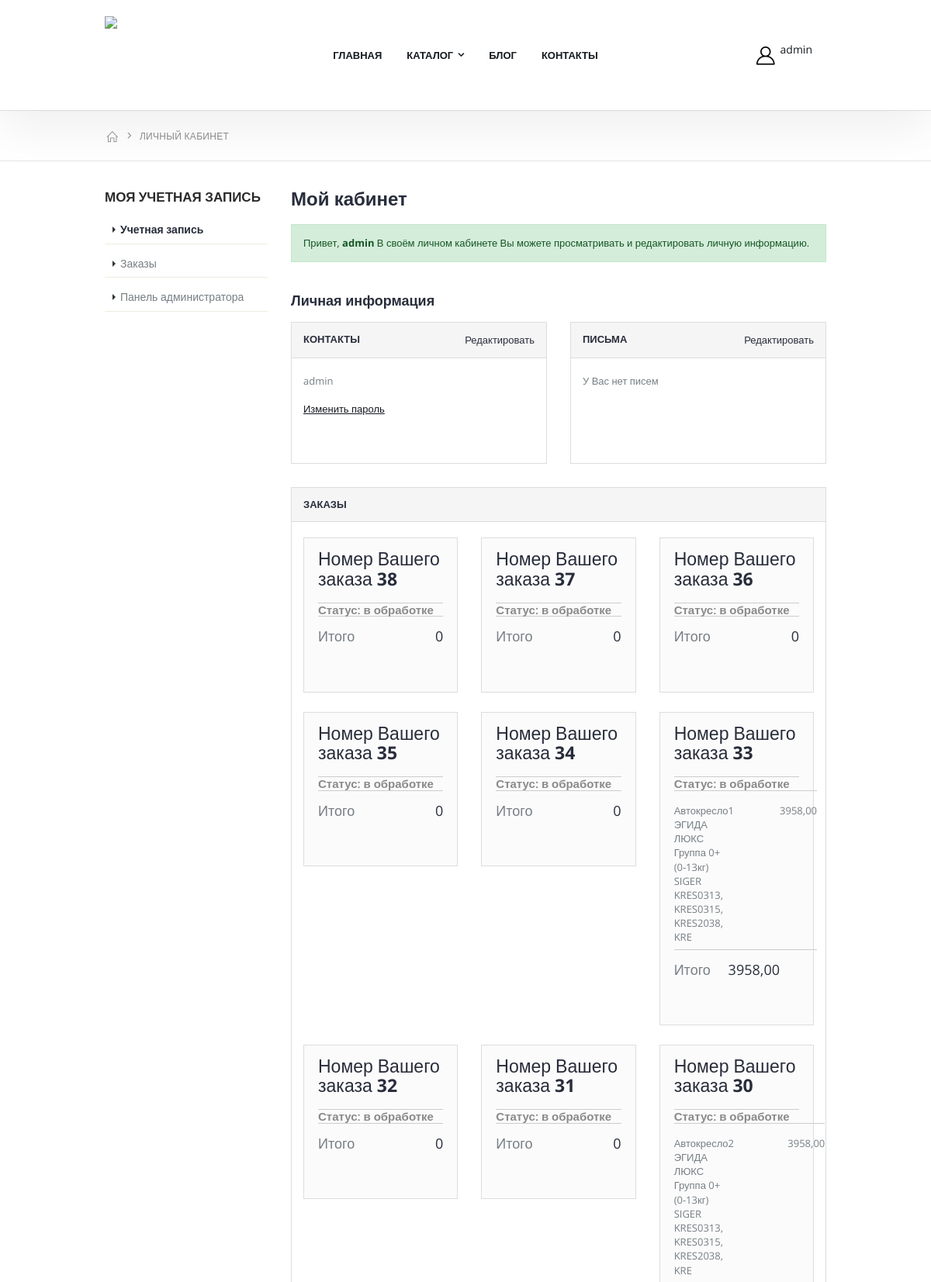
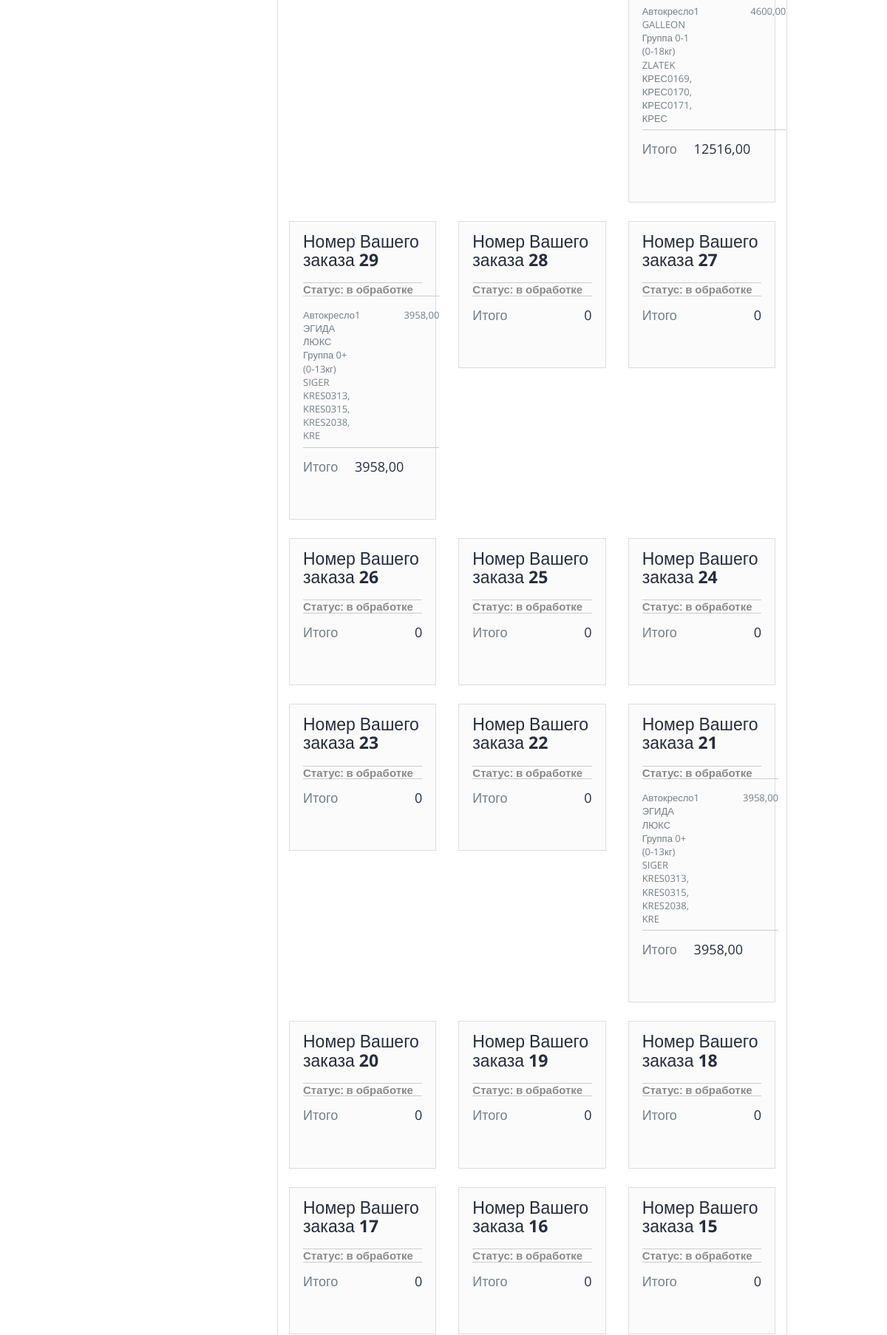
/accounts/dashboard (signed in, upper part), run on the app's committed database (2 pictures, top to bottom).
### apps/accounts/models.py (models this page shows, shortened)
class Order(models.Model):
    address = models.CharField(max_length=250)
    phone = models.CharField(max_length=20)
    created = models.DateTimeField(auto_now_add=True)
    shipped = models.BooleanField(default=False)
    user = models.ForeignKey(User, on_delete=models.CASCADE, null=True, blank=True)
    class Meta:
        ordering = ('-created',)
        verbose_name = 'Заказ'
        verbose_name_plural = 'Заказы'
    def get_total_cost(self):
        return sum(item.get_cost() for item in self.items.all())

class OrderItem(models.Model):
    order = models.ForeignKey(Order, related_name='items', on_delete=models.CASCADE)
    product = models.ForeignKey(Product, related_name='order_items', on_delete=models.CASCADE)
    price = models.DecimalField(max_digits=6, decimal_places=2)
    quantity = models.PositiveIntegerField(default=1)
    def get_cost(self):
        return self.price * self.quantity

### apps/catalog/models.py (models this page shows, shortened)
class Product(models.Model):
    name = models.CharField(max_length=80, verbose_name='Наименование')
    price = models.DecimalField(decimal_places=2, max_digits=9, verbose_name='Цена')
    description = models.TextField(verbose_name='Описание')
    category = models.ForeignKey('Category', on_delete=models.CASCADE, verbose_name='Категория')
    photo = models.ImageField(upload_to='catalog_images', verbose_name='Фото', blank=True)
    chosen = models.BooleanField(default=False, verbose_name='Добавить в избранное')
    slider = models.BooleanField(default=False, verbose_name='Добавить в слайдер')
    class Meta:
        verbose_name = "Товар"
        verbose_name_plural = "Товары"

### apps/accounts/views.py (the view)
# urls.py: path('dashboard', views.dashboard, name='dashboard'),
@login_required
def dashboard(request):
    user = request.user
    orders = Order.objects.filter(user=user)
    return render(request, 'accounts/dashboard.html', {'orders': orders})

### apps/cart/cart.py (called while the page is built)
    def __len__(self):
        return sum(item['quantity'] for item in self.cart.values())

### apps/catalog/context_processors.py (called while the page is built)
def get_shop_context(request):
    return {
        'categories': Category.objects.all(),
        'cart': Cart(request)
    }

### templates/accounts/dashboard.html (shortened to what this page needs)
{% extends "base.html" %}
{% load static %}
{% block content %}
        <main class="main">
            <nav aria-label="breadcrumb" class="breadcrumb-nav">
                <div class="container">
                    <ol class="breadcrumb">
                        <li class="breadcrumb-item"><a href="/"><i class="icon-home"></i></a></li>
                        <li class="breadcrumb-item active" aria-current="page">Личный кабинет</li>
                    </ol>
                </div>
            </nav>
            <div class="container">
                <div class="row">
                    <div class="col-lg-9 order-lg-last dashboard-content">
                        <h2>Мой кабинет</h2>
                        <div class="alert alert-success" role="alert">
                            Привет, <strong>{{ user.username }}</strong> В своём личном кабинете Вы можете просматривать и редактировать личную информацию.
                        </div>
                        <h3>Личная информация</h3>
                        <div class="row">
                            <div class="col-md-6">
                                <div class="card">
                                    <div class="card-header">
                                        Контакты
                                        <a href="#" class="card-edit">Редактировать</a>
                                    </div>
                                    <div class="card-body">
                                        <p>
                                            {{ user.username }}<br>
                                            {{ user.email }}<br>
                                            <a href="{% url 'accounts:change_pass' %}">Изменить пароль</a>
                                        </p>
                                    </div>
                                </div>
                            </div>
                            <div class="col-md-6">
                                <div class="card">
                                    <div class="card-header">
                                        Письма
                                        <a href="#" class="card-edit">Редактировать</a>
                                    </div>
                                    <div class="card-body">
                                        <p>
                                            У Вас нет писем
                                        </p>
                                    </div>
                                </div>
                            </div>
                        </div>
                        <div class="card">
                            <div class="card-header">
                                Заказы
                            </div>
                            <div class="card-body">
                                <div class="row">
                                    {% for order in orders %}
                                    <div class="col-lg-4">
                                        <div class="cart-summary">
                                            <h3>Номер Вашего заказа <strong>{{ order.id }}</strong></h3>
                                            {% if order.shipped %}
                                            <h4>Статус: <strong>отправлен</strong></h4>
                                            {% else %}
                                            <h4>Статус: <strong>в обработке</strong></h4>
                                            {% endif %}
                                            <table class="table table-totals">
                                                <tbody>
                                                    {% for item in order.items.all %}
                                                    <tr>
                                                        <td>{{ item.product.name }}</td>
                                                        <td>{{ item.quantity }}</td>
                                                        <td>{{ item.price }}</td>
                                                    </tr>
                                                    {% endfor %}
                                                </tbody>
                                                <tfoot>
                                                    <tr>
                                                        <td>Итого</td>
                                                        <td>{{ order.get_total_cost }}</td>
                                                    </tr>
                                                </tfoot>
                                            </table>
                                        </div>
                                    </div>
                                    {% endfor %}
                                </div>
                            </div>
                        </div>
                    </div>
                    <aside class="sidebar col-lg-3">
                        <div class="widget widget-dashboard">
                            <h3 class="widget-title">Моя учетная запись</h3>
                            <ul class="list">
                                <li class="active"><a href="#">Учетная запись</a></li>
                                <li><a href="#">Заказы</a></li>
                                {% if user.is_superuser %}
                                <li><a href="http://127.0.0.1:8000/admin" target="_blank">Панель администратора</a></li>
                                {% endif %}
                            </ul>
                        </div>
                    </aside>
                </div>
            </div>
        </main>
{% endblock content %}

### templates/base.html (shortened to what this page needs)
<!DOCTYPE html>
{% load static %}
{% load mptt_tags %}
<html lang="en">
<head>
    <link rel="stylesheet" href="{% static 'css/bootstrap.min.css' %}">
    <link rel="stylesheet" href="{% static 'css/style.min.css' %}">
    <link rel="stylesheet" href="{% static 'css/style.css' %}">
    <link rel="stylesheet" type="text/css" href="{% static 'vendor/fontawesome-free/css/all.min.css' %}">
</head>
<body>
<div class="page-wrapper">
    <header class="header">
        <div class="header-bottom sticky-header">
            <div class="container">
                <div class="row row-sm">
                    <div class="col-lg-2 header-left">
                        <a href="/" class="logo">
                            <img src="/static/images/logo.png" style="height: 100px">
                        </a>
                    </div>
                    <div class="col-lg-8 header-center">
                        <nav class="main-nav">
                            <ul class="menu">
                                <li>
                                    <a href="{% url 'catalog:index' %}">ГЛАВНАЯ</a>
                                </li>
                                <li class="sf-with-ul">
                                    <a href="{% url 'catalog:catalog' %}">КАТАЛОГ</a>
                                </li>
                                <li>
                                    <a href="{% url 'blog:blog' %}">БЛОГ</a>
                                </li>
                                <li>
                                    <a href="{% url 'catalog:about' %}">КОНТАКТЫ</a>
                                </li>
                            </ul>
                        </nav>
                    </div>
                    <div class="col-lg-2 header-right">
                        {% if user.is_authenticated %}
                        <a href="{% url 'accounts:dashboard' %}">
                        {% else %}
                        <a href="{% url 'accounts:login' %}">
                        {% endif %}
                            <div class="header-user" style="font-size: 14px;">
                                <i class="icon-user-2"></i>
                                <p>{{user.username}}</p>
                            </div>
                        </a>
                    </div>
                </div>
            </div>
        </div>
    </header>
    {% block content %}{% endblock content %}
</div>
</body>
</html>

### data on the page
Order: id "38", shows "Статус:", shipped "в обработке", get_total_cost "0"
Order: id "37", shows "Статус:", shipped "в обработке", get_total_cost "0"
Order: id "36", shows "Статус:", shipped "в обработке", get_total_cost "0"
Order: id "35", shows "Статус:", shipped "в обработке", get_total_cost "0"
Order: id "34", shows "Статус:", shipped "в обработке", get_total_cost "0"
Order: id "33", shows "Статус:", shipped "в обработке", get_total_cost "3958,00"
OrderItem: product.name "Автокресло ЭГИДА ЛЮКС Группа 0+ (0-13кг) SIGER KRES0313, KRES0315, KRES2038, KRE", quantity "1", price "3958,00"
Order: id "32", shows "Статус:", shipped "в обработке", get_total_cost "0"
Order: id "31", shows "Статус:", shipped "в обработке", get_total_cost "0"
Order: id "30", shows "Статус:", shipped "в обработке", get_total_cost "12516,00"
OrderItem: product.name "Автокресло ЭГИДА ЛЮКС Группа 0+ (0-13кг) SIGER KRES0313, KRES0315, KRES2038, KRE", quantity "2", price "3958,00"
OrderItem: product.name "Автокресло GALLEON Группа 0-1 (0-18кг) ZLATEK КРЕС0169, КРЕС0170, КРЕС0171, КРЕС", quantity "1", price "4600,00"
Order: id "29", shows "Статус:", shipped "в обработке", get_total_cost "3958,00"
OrderItem: product.name "Автокресло ЭГИДА ЛЮКС Группа 0+ (0-13кг) SIGER KRES0313, KRES0315, KRES2038, KRE", quantity "1", price "3958,00"
Order: id "28", shows "Статус:", shipped "в обработке", get_total_cost "0"
Order: id "27", shows "Статус:", shipped "в обработке", get_total_cost "0"
Order: id "26", shows "Статус:", shipped "в обработке", get_total_cost "0"
Order: id "25", shows "Статус:", shipped "в обработке", get_total_cost "0"
Order: id "24", shows "Статус:", shipped "в обработке", get_total_cost "0"
Order: id "23", shows "Статус:", shipped "в обработке", get_total_cost "0"
Order: id "22", shows "Статус:", shipped "в обработке", get_total_cost "0"
Order: id "21", shows "Статус:", shipped "в обработке", get_total_cost "3958,00"
OrderItem: product.name "Автокресло ЭГИДА ЛЮКС Группа 0+ (0-13кг) SIGER KRES0313, KRES0315, KRES2038, KRE", quantity "1", price "3958,00"
Order: id "20", shows "Статус:", shipped "в обработке", get_total_cost "0"
Order: id "19", shows "Статус:", shipped "в обработке", get_total_cost "0"
Order: id "18", shows "Статус:", shipped "в обработке", get_total_cost "0"
Order: id "17", shows "Статус:", shipped "в обработке", get_total_cost "0"
Order: id "16", shows "Статус:", shipped "в обработке", get_total_cost "0"
Order: id "15", shows "Статус:", shipped "в обработке", get_total_cost "0"

### other printed values
{{ user.username }} "admin"
